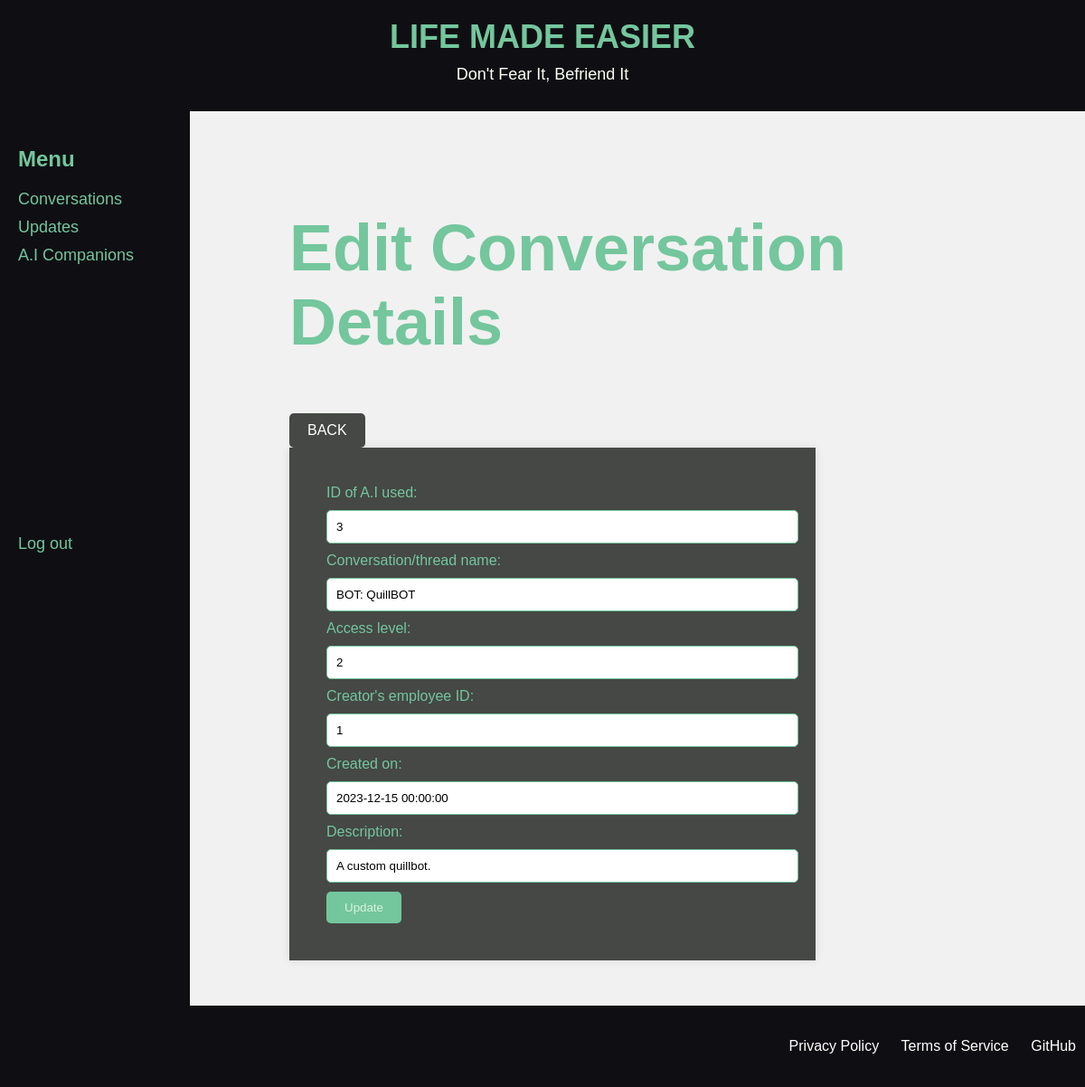
/conversations_edit.php?id=2, run on an earlier commit of the app's database.
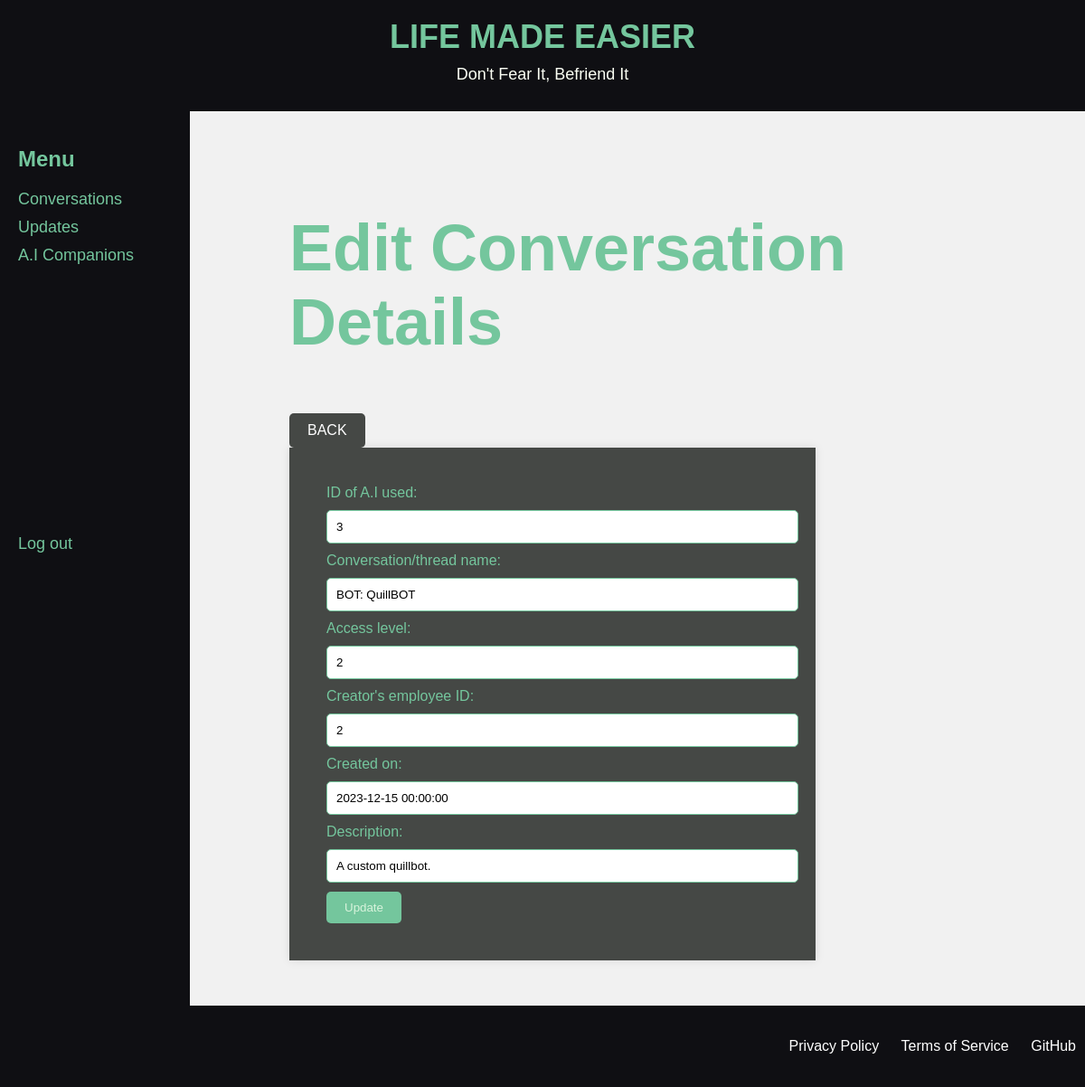
And on a later commit of the database.
### tables this page shows
CREATE TABLE `ai_conversations` (
  `id` int NOT NULL AUTO_INCREMENT,
  `ai_used` int NOT NULL,
  `conversation_name` text NOT NULL,
  `access_level` int NOT NULL,
  `created_by` int NOT NULL,
  `created_on` datetime NOT NULL,
  `description` text NOT NULL,
  PRIMARY KEY (`id`),
  KEY `'fk_ai_conversations_employees'_idx` (`created_by`),
  KEY `'fk_ai_conversations_artificial_intelligence_used'_idx` (`ai_used`),
  CONSTRAINT `'fk_ai_conversations_artificial_intelligence_used'` FOREIGN KEY (`ai_used`) REFERENCES `artificial_intelligence_used` (`id`),
  CONSTRAINT `'fk_ai_conversations_employees'` FOREIGN KEY (`created_by`) REFERENCES `employees` (`idemployees`)
);

### conversations.php (called while the page is built, shortened)
<?php
class Conversations {
    private $db;
    public function __construct($db) {
        $this->db = $db;
    }
    public function read($id) {
        try {
            $connection = $this->db->getConnection();
            $sql = "SELECT * FROM mydb.ai_conversations WHERE id = :id";
            $stmt = $connection->prepare($sql);
            $stmt->bindValue(':id', $id);
            $stmt->execute();
            $convoData = $stmt->fetch(PDO::FETCH_ASSOC);
            return $convoData;
        } catch (PDOException $e) {
            echo "Error: " . $e->getMessage();
            throw $e;
        }
    }
}
?>

### conversations_edit.php (the view, shortened to what this page needs)
<?php
include_once("conversations.php");
if (isset($_GET['id'])) {
    $id = $_GET['id'];
    $db = new Database();
    $conversations = new Conversations($db);
    $conversations_Data = $conversations->read($id);
}
?>
<!DOCTYPE html>
<html>
<head>
    <link rel="stylesheet" type="text/css" href="styles.css">
</head>
<body>
    <?php include('navbar.php'); ?>
    <div class="content">
    <h2>Edit Conversation Details</h2>
    <a class="button-link" href="conversations.view.php">BACK</a>
    <form action="" method="post">
        <label for="ai_used">ID of A.I used:</label>
        <input type="text" name="ai_used" id="ai_used" value="<?php echo $conversations_Data['ai_used']; ?>">
        <label for="conversation_name">Conversation/thread name:</label>
        <input type="text" name="conversation_name" id="conversation_name" value="<?php echo $conversations_Data['conversation_name']; ?>">
        <label for="access_level">Access level:</label>
        <input type="text" name="access_level" id="access_level" value="<?php echo $conversations_Data['access_level']; ?>">
        <label for="created_by">Creator's employee ID:</label>
        <input type="text" name="created_by" id="created_by" value="<?php echo $conversations_Data['created_by']; ?>">
        <label for="created_on">Created on:</label>
        <input type="text" name="created_on" id="created_on" value="<?php echo $conversations_Data['created_on']; ?>">
        <label for="description">Description:</label>
        <input type="text" name="description" id="description" value="<?php echo $conversations_Data['description']; ?>">
        <input type="submit" value="Update">
    </form>
    </div>
</body>
</html>

What changed in the data, as far as the page shows it:
changed ai_conversations "BOT: QuillBOT": created_by "1" → "2"
